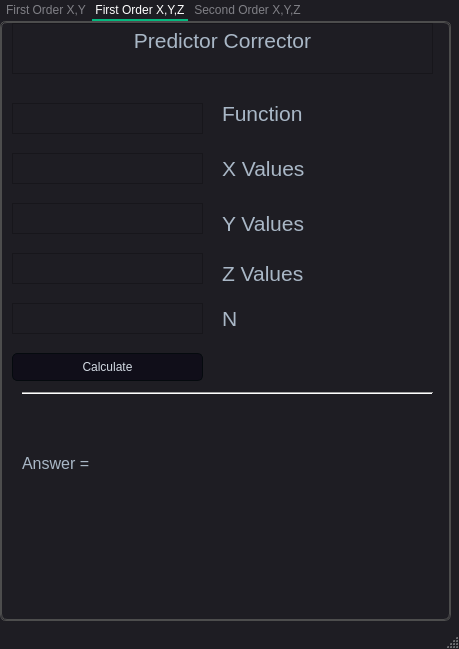
<?xml version="1.0" encoding="UTF-8"?>
<ui version="4.0">
 <class>MainWindow</class>
 <widget class="QMainWindow" name="MainWindow">
  <property name="geometry">
   <rect>
    <x>0</x>
    <y>0</y>
    <width>459</width>
    <height>649</height>
   </rect>
  </property>
  <property name="windowTitle">
   <string>MainWindow</string>
  </property>
  <property name="styleSheet">
   <string notr="true">/*
Material Dark Style Sheet for QT Applications
Author: Jaime A. Quiroga P.
Inspired on https://github.com/jxfwinter/qt-material-stylesheet
Company: GTRONICK
Last updated: 04/12/2018, 15:00.
Available at: https://github.com/GTRONICK/QSS/blob/master/MaterialDark.qss
*/
QMainWindow {
	background-color:#1e1d23;
}
QDialog {
	background-color:#1e1d23;
}
QColorDialog {
	background-color:#1e1d23;
}
QTextEdit {
	background-color:#1e1d23;
	color: #a9b7c6;
}
QPlainTextEdit {
	selection-background-color:#007b50;
	background-color:#1e1d23;
	border-style: solid;
	border-top-color: transparent;
	border-right-color: transparent;
	border-left-color: transparent;
	border-bottom-color: transparent;
	border-width: 1px;
	color: #a9b7c6;
}

QToolButton {
	border-style: solid;
	border-top-color: transparent;
	border-right-color: transparent;
	border-left-color: transparent;
	border-bottom-color: #04b97f;
	border-bottom-width: 1px;
	border-style: solid;
	color: #a9b7c6;
	padding: 2px;
	background-color: #1e1d23;
}
QToolButton:hover{
	border-style: solid;
	border-top-color: transparent;
	border-right-color: transparent;
	border-left-color: transparent;
	border-bottom-color: #37efba;
	border-bottom-width: 2px;
	border-style: solid;
	color: #FFFFFF;
	padding-bottom: 1px;
	background-color: #1e1d23;
}

QLineEdit {
	border-width: 1px; border-radius: 4px;
	border-color: rgb(58, 58, 58);
	border-style: inset;
	padding: 0 8px;
	color: #a9b7c6;
	background:#1e1d23;
	selection-background-color:#007b50;
	selection-color: #FFFFFF;
}
QLabel {
	color: #a9b7c6;
}
QLCDNumber {
	color: #37e6b4;
}
QProgressBar {
	text-align: center;
	color: rgb(240, 240, 240);
	border-width: 1px; 
	border-radius: 10px;
	border-color: rgb(58, 58, 58);
	border-style: inset;
	background-color:#1e1d23;
}
QProgressBar::chunk {
	background-color: #04b97f;
	border-radius: 5px;
}
QMenuBar {
	background-color: #1e1d23;
}
QMenuBar::item {
	color: #a9b7c6;
  	spacing: 3px;
  	padding: 1px 4px;
  	background: #1e1d23;
}

QMenuBar::item:selected {
  	background:#1e1d23;
	color: #FFFFFF;
}
QMenu::item:selected {
	border-style: solid;
	border-top-color: transparent;
	border-right-color: transparent;
	border-left-color: #04b97f;
	border-bottom-color: transparent;
	border-left-width: 2px;
	color: #FFFFFF;
	padding-left:15px;
	padding-top:4px;
	padding-bottom:4px;
	padding-right:7px;
	background-color: #1e1d23;
}
QMenu::item {
	border-style: solid;
	border-top-color: transparent;
	border-right-color: transparent;
	border-left-color: transparent;
	border-bottom-color: transparent;
	border-bottom-width: 1px;
	border-style: solid;
	color: #a9b7c6;
	padding-left:17px;
	padding-top:4px;
	padding-bottom:4px;
	padding-right:7px;
	background-color: #1e1d23;
}
QMenu{
	background-color:#1e1d23;
}
QTabWidget {
	color:rgb(0,0,0);
	background-color:#1e1d23;
}
QTabWidget::pane {
		border-color: rgb(77,77,77);
		background-color:#1e1d23;
		border-style: solid;
		border-width: 1px;
    	border-radius: 6px;
}
QTabBar::tab {
	border-style: solid;
	border-top-color: transparent;
	border-right-color: transparent;
	border-left-color: transparent;
	border-bottom-color: transparent;
	border-bottom-width: 1px;
	border-style: solid;
	color: #808086;
	padding: 3px;
	margin-left:3px;
	background-color: #1e1d23;
}
QTabBar::tab:selected, QTabBar::tab:last:selected, QTabBar::tab:hover {
  	border-style: solid;
	border-top-color: transparent;
	border-right-color: transparent;
	border-left-color: transparent;
	border-bottom-color: #04b97f;
	border-bottom-width: 2px;
	border-style: solid;
	color: #FFFFFF;
	padding-left: 3px;
	padding-bottom: 2px;
	margin-left:3px;
	background-color: #1e1d23;
}

QCheckBox {
	color: #a9b7c6;
	padding: 2px;
}
QCheckBox:disabled {
	color: #808086;
	padding: 2px;
}

QCheckBox:hover {
	border-radius:4px;
	border-style:solid;
	padding-left: 1px;
	padding-right: 1px;
	padding-bottom: 1px;
	padding-top: 1px;
	border-width:1px;
	border-color: rgb(87, 97, 106);
	background-color:#1e1d23;
}
QCheckBox::indicator:checked {

	height: 10px;
	width: 10px;
	border-style:solid;
	border-width: 1px;
	border-color: #04b97f;
	color: #a9b7c6;
	background-color: #04b97f;
}
QCheckBox::indicator:unchecked {

	height: 10px;
	width: 10px;
	border-style:solid;
	border-width: 1px;
	border-color: #04b97f;
	color: #a9b7c6;
	background-color: transparent;
}
QRadioButton {
	color: #a9b7c6;
	background-color: #1e1d23;
	padding: 1px;
}
QRadioButton::indicator:checked {
	height: 10px;
	width: 10px;
	border-style:solid;
	border-radius:5px;
	border-width: 1px;
	border-color: #04b97f;
	color: #a9b7c6;
	background-color: #04b97f;
}
QRadioButton::indicator:!checked {
	height: 10px;
	width: 10px;
	border-style:solid;
	border-radius:5px;
	border-width: 1px;
	border-color: #04b97f;
	color: #a9b7c6;
	background-color: transparent;
}
QStatusBar {
	color:#027f7f;
}
QSpinBox {
	color: #a9b7c6;	
	background-color: #1e1d23;
}
QDoubleSpinBox {
	color: #a9b7c6;	
	background-color: #1e1d23;
}
QTimeEdit {
	color: #a9b7c6;	
	background-color: #1e1d23;
}
QDateTimeEdit {
	color: #a9b7c6;	
	background-color: #1e1d23;
}
QDateEdit {
	color: #a9b7c6;	
	background-color: #1e1d23;
}
QComboBox {
	color: #a9b7c6;	
	background: #1e1d23;
}
QComboBox:editable {
	background: #1e1d23;
	color: #a9b7c6;
	selection-background-color: #1e1d23;
}
QComboBox QAbstractItemView {
	color: #a9b7c6;	
	background: #1e1d23;
	selection-color: #FFFFFF;
	selection-background-color: #1e1d23;
}
QComboBox:!editable:on, QComboBox::drop-down:editable:on {
	color: #a9b7c6;	
	background: #1e1d23;
}
QFontComboBox {
	color: #a9b7c6;	
	background-color: #1e1d23;
}
QToolBox {
	color: #a9b7c6;
	background-color: #1e1d23;
}
QToolBox::tab {
	color: #a9b7c6;
	background-color: #1e1d23;
}
QToolBox::tab:selected {
	color: #FFFFFF;
	background-color: #1e1d23;
}
QScrollArea {
	color: #FFFFFF;
	background-color: #1e1d23;
}
QSlider::groove:horizontal {
	height: 5px;
	background: #04b97f;
}
QSlider::groove:vertical {
	width: 5px;
	background: #04b97f;
}
QSlider::handle:horizontal {
	background: qlineargradient(x1:0, y1:0, x2:1, y2:1, stop:0 #b4b4b4, stop:1 #8f8f8f);
	border: 1px solid #5c5c5c;
	width: 14px;
	margin: -5px 0;
	border-radius: 7px;
}
QSlider::handle:vertical {
	background: qlineargradient(x1:1, y1:1, x2:0, y2:0, stop:0 #b4b4b4, stop:1 #8f8f8f);
	border: 1px solid #5c5c5c;
	height: 14px;
	margin: 0 -5px;
	border-radius: 7px;
}
QSlider::add-page:horizontal {
    background: white;
}
QSlider::add-page:vertical {
    background: white;
}
QSlider::sub-page:horizontal {
    background: #04b97f;
}
QSlider::sub-page:vertical {
    background: #04b97f;
}
/*split*/
QPushButton{
	border-style: solid;
	border-color: #050a0e;
	border-width: 1px;
	border-radius: 5px;
	color: #d3dae3;
	padding: 2px;
	background-color: #100E19;
}
QPushButton::default{
	border-style: solid;
	border-color: #050a0e;
	border-width: 1px;
	border-radius: 5px;
	color: #FFFFFF;
	padding: 2px;
	background-color: #151a1e;
}
QPushButton:hover{
	border-style: solid;
	border-top-color: qlineargradient(spread:pad, x1:0, y1:1, x2:1, y2:1, stop:0 #C0DB50, stop:0.4 #C0DB50, stop:0.5 #100E19, stop:1 #100E19);
    border-bottom-color: qlineargradient(spread:pad, x1:0, y1:1, x2:1, y2:1, stop:0 #100E19, stop:0.5 #100E19, stop:0.6 #C0DB50, stop:1 #C0DB50);
    border-left-color: qlineargradient(spread:pad, x1:0, y1:0, x2:0, y2:1, stop:0 #C0DB50, stop:0.3 #C0DB50, stop:0.7 #100E19, stop:1 #100E19);
    border-right-color: qlineargradient(spread:pad, x1:0, y1:1, x2:0, y2:0, stop:0 #C0DB50, stop:0.3 #C0DB50, stop:0.7 #100E19, stop:1 #100E19);
	border-width: 2px;
    border-radius: 1px;
	color: #d3dae3;
	padding: 2px;
}
QPushButton:pressed{
	border-style: solid;
	border-top-color: qlineargradient(spread:pad, x1:0, y1:1, x2:1, y2:1, stop:0 #d33af1, stop:0.4 #d33af1, stop:0.5 #100E19, stop:1 #100E19);
    border-bottom-color: qlineargradient(spread:pad, x1:0, y1:1, x2:1, y2:1, stop:0 #100E19, stop:0.5 #100E19, stop:0.6 #d33af1, stop:1 #d33af1);
    border-left-color: qlineargradient(spread:pad, x1:0, y1:0, x2:0, y2:1, stop:0 #d33af1, stop:0.3 #d33af1, stop:0.7 #100E19, stop:1 #100E19);
    border-right-color: qlineargradient(spread:pad, x1:0, y1:1, x2:0, y2:0, stop:0 #d33af1, stop:0.3 #d33af1, stop:0.7 #100E19, stop:1 #100E19);
	border-width: 2px;
    border-radius: 1px;
	color: #d3dae3;
	padding: 2px;
}

QStackedWidget {
    background-color: #1e1d23;
    border: 1px solid rgb(77, 77, 77);
    border-radius: 6px;
}

QStackedWidget {
    background-color: #1e1d23;
    border: 1px solid rgb(77, 77, 77);
    border-radius: 6px;
}

QStackedWidget::widget {
    padding: 6px;
}

QStackedWidget::widget:selected {
    background-color: #1e1d23;
    border-bottom: 2px solid #04b97f;
}

QStackedWidget::widget:hover {
    border-bottom: 1px solid #04b97f;
}
</string>
  </property>
  <widget class="QWidget" name="centralwidget">
   <widget class="QTabWidget" name="tabWidget">
    <property name="geometry">
     <rect>
      <x>0</x>
      <y>0</y>
      <width>451</width>
      <height>621</height>
     </rect>
    </property>
    <property name="styleSheet">
     <string notr="true"/>
    </property>
    <property name="currentIndex">
     <number>1</number>
    </property>
    <widget class="QWidget" name="tab_3">
     <attribute name="title">
      <string>First Order X,Y</string>
     </attribute>
     <widget class="QTextEdit" name="textEdit">
      <property name="geometry">
       <rect>
        <x>10</x>
        <y>80</y>
        <width>191</width>
        <height>31</height>
       </rect>
      </property>
     </widget>
     <widget class="QTextEdit" name="textEdit_4">
      <property name="geometry">
       <rect>
        <x>10</x>
        <y>230</y>
        <width>191</width>
        <height>31</height>
       </rect>
      </property>
     </widget>
     <widget class="QLabel" name="label_3">
      <property name="geometry">
       <rect>
        <x>210</x>
        <y>190</y>
        <width>111</width>
        <height>21</height>
       </rect>
      </property>
      <property name="font">
       <font>
        <pointsize>16</pointsize>
       </font>
      </property>
      <property name="text">
       <string>Y Values</string>
      </property>
     </widget>
     <widget class="QTextEdit" name="textEdit_2">
      <property name="geometry">
       <rect>
        <x>10</x>
        <y>130</y>
        <width>191</width>
        <height>31</height>
       </rect>
      </property>
     </widget>
     <widget class="QLabel" name="label">
      <property name="geometry">
       <rect>
        <x>210</x>
        <y>80</y>
        <width>131</width>
        <height>21</height>
       </rect>
      </property>
      <property name="font">
       <font>
        <pointsize>16</pointsize>
       </font>
      </property>
      <property name="text">
       <string>Function</string>
      </property>
     </widget>
     <widget class="QLabel" name="label_2">
      <property name="geometry">
       <rect>
        <x>210</x>
        <y>130</y>
        <width>191</width>
        <height>31</height>
       </rect>
      </property>
      <property name="font">
       <font>
        <pointsize>16</pointsize>
       </font>
      </property>
      <property name="text">
       <string>X Values</string>
      </property>
     </widget>
     <widget class="QTextEdit" name="textEdit_3">
      <property name="geometry">
       <rect>
        <x>10</x>
        <y>180</y>
        <width>191</width>
        <height>31</height>
       </rect>
      </property>
     </widget>
     <widget class="QLabel" name="label_4">
      <property name="geometry">
       <rect>
        <x>210</x>
        <y>230</y>
        <width>131</width>
        <height>31</height>
       </rect>
      </property>
      <property name="font">
       <font>
        <pointsize>16</pointsize>
       </font>
      </property>
      <property name="text">
       <string>N</string>
      </property>
     </widget>
     <widget class="QLabel" name="label_10">
      <property name="geometry">
       <rect>
        <x>20</x>
        <y>410</y>
        <width>91</width>
        <height>41</height>
       </rect>
      </property>
      <property name="font">
       <font>
        <pointsize>12</pointsize>
       </font>
      </property>
      <property name="text">
       <string>Answer = </string>
      </property>
     </widget>
     <widget class="QTextEdit" name="textEdit_6">
      <property name="enabled">
       <bool>false</bool>
      </property>
      <property name="geometry">
       <rect>
        <x>10</x>
        <y>0</y>
        <width>421</width>
        <height>51</height>
       </rect>
      </property>
      <property name="font">
       <font>
        <pointsize>16</pointsize>
       </font>
      </property>
      <property name="sizeAdjustPolicy">
       <enum>QAbstractScrollArea::AdjustToContentsOnFirstShow</enum>
      </property>
      <property name="documentTitle">
       <string/>
      </property>
      <property name="html">
       <string>&lt;!DOCTYPE HTML PUBLIC &quot;-//W3C//DTD HTML 4.0//EN&quot; &quot;http://www.w3.org/TR/REC-html40/strict.dtd&quot;&gt;
&lt;html&gt;&lt;head&gt;&lt;meta name=&quot;qrichtext&quot; content=&quot;1&quot; /&gt;&lt;style type=&quot;text/css&quot;&gt;
p, li { white-space: pre-wrap; }
&lt;/style&gt;&lt;/head&gt;&lt;body style=&quot; font-family:'MS Shell Dlg 2'; font-size:16pt; font-weight:400; font-style:normal;&quot;&gt;
&lt;p align=&quot;center&quot; style=&quot; margin-top:0px; margin-bottom:0px; margin-left:0px; margin-right:0px; -qt-block-indent:0; text-indent:0px;&quot;&gt;Predictor Corrector&lt;/p&gt;&lt;/body&gt;&lt;/html&gt;</string>
      </property>
      <property name="placeholderText">
       <string>Numerical Analysis</string>
      </property>
     </widget>
     <widget class="QLabel" name="label_12">
      <property name="geometry">
       <rect>
        <x>110</x>
        <y>420</y>
        <width>321</width>
        <height>41</height>
       </rect>
      </property>
      <property name="font">
       <font>
        <pointsize>12</pointsize>
       </font>
      </property>
      <property name="text">
       <string/>
      </property>
     </widget>
     <widget class="Line" name="line_2">
      <property name="geometry">
       <rect>
        <x>10</x>
        <y>320</y>
        <width>411</width>
        <height>20</height>
       </rect>
      </property>
      <property name="orientation">
       <enum>Qt::Horizontal</enum>
      </property>
     </widget>
     <widget class="QPushButton" name="pushButton">
      <property name="geometry">
       <rect>
        <x>10</x>
        <y>280</y>
        <width>191</width>
        <height>28</height>
       </rect>
      </property>
      <property name="autoFillBackground">
       <bool>false</bool>
      </property>
      <property name="text">
       <string>Calculate</string>
      </property>
     </widget>
    </widget>
    <widget class="QWidget" name="tab_4">
     <attribute name="title">
      <string>First Order X,Y,Z</string>
     </attribute>
     <widget class="QLabel" name="label_6">
      <property name="geometry">
       <rect>
        <x>20</x>
        <y>20</y>
        <width>55</width>
        <height>16</height>
       </rect>
      </property>
      <property name="text">
       <string/>
      </property>
     </widget>
     <widget class="QLabel" name="label_15">
      <property name="geometry">
       <rect>
        <x>220</x>
        <y>80</y>
        <width>131</width>
        <height>21</height>
       </rect>
      </property>
      <property name="font">
       <font>
        <pointsize>16</pointsize>
       </font>
      </property>
      <property name="text">
       <string>Function</string>
      </property>
     </widget>
     <widget class="QLabel" name="label_16">
      <property name="geometry">
       <rect>
        <x>220</x>
        <y>190</y>
        <width>111</width>
        <height>21</height>
       </rect>
      </property>
      <property name="font">
       <font>
        <pointsize>16</pointsize>
       </font>
      </property>
      <property name="text">
       <string>Y Values</string>
      </property>
     </widget>
     <widget class="QTextEdit" name="textEdit_11">
      <property name="geometry">
       <rect>
        <x>10</x>
        <y>130</y>
        <width>191</width>
        <height>31</height>
       </rect>
      </property>
     </widget>
     <widget class="QLabel" name="label_17">
      <property name="geometry">
       <rect>
        <x>220</x>
        <y>280</y>
        <width>131</width>
        <height>31</height>
       </rect>
      </property>
      <property name="font">
       <font>
        <pointsize>16</pointsize>
       </font>
      </property>
      <property name="text">
       <string>N</string>
      </property>
     </widget>
     <widget class="Line" name="line_4">
      <property name="geometry">
       <rect>
        <x>20</x>
        <y>360</y>
        <width>411</width>
        <height>20</height>
       </rect>
      </property>
      <property name="orientation">
       <enum>Qt::Horizontal</enum>
      </property>
     </widget>
     <widget class="QTextEdit" name="textEdit_12">
      <property name="geometry">
       <rect>
        <x>10</x>
        <y>80</y>
        <width>191</width>
        <height>31</height>
       </rect>
      </property>
     </widget>
     <widget class="QPushButton" name="pushButton_3">
      <property name="geometry">
       <rect>
        <x>10</x>
        <y>330</y>
        <width>191</width>
        <height>28</height>
       </rect>
      </property>
      <property name="autoFillBackground">
       <bool>false</bool>
      </property>
      <property name="text">
       <string>Calculate</string>
      </property>
     </widget>
     <widget class="QLabel" name="label_18">
      <property name="geometry">
       <rect>
        <x>20</x>
        <y>420</y>
        <width>91</width>
        <height>41</height>
       </rect>
      </property>
      <property name="font">
       <font>
        <pointsize>12</pointsize>
       </font>
      </property>
      <property name="text">
       <string>Answer = </string>
      </property>
     </widget>
     <widget class="QTextEdit" name="textEdit_13">
      <property name="geometry">
       <rect>
        <x>10</x>
        <y>280</y>
        <width>191</width>
        <height>31</height>
       </rect>
      </property>
     </widget>
     <widget class="QTextEdit" name="textEdit_14">
      <property name="enabled">
       <bool>false</bool>
      </property>
      <property name="geometry">
       <rect>
        <x>10</x>
        <y>0</y>
        <width>421</width>
        <height>51</height>
       </rect>
      </property>
      <property name="font">
       <font>
        <pointsize>16</pointsize>
       </font>
      </property>
      <property name="sizeAdjustPolicy">
       <enum>QAbstractScrollArea::AdjustToContentsOnFirstShow</enum>
      </property>
      <property name="documentTitle">
       <string/>
      </property>
      <property name="html">
       <string>&lt;!DOCTYPE HTML PUBLIC &quot;-//W3C//DTD HTML 4.0//EN&quot; &quot;http://www.w3.org/TR/REC-html40/strict.dtd&quot;&gt;
&lt;html&gt;&lt;head&gt;&lt;meta name=&quot;qrichtext&quot; content=&quot;1&quot; /&gt;&lt;style type=&quot;text/css&quot;&gt;
p, li { white-space: pre-wrap; }
&lt;/style&gt;&lt;/head&gt;&lt;body style=&quot; font-family:'MS Shell Dlg 2'; font-size:16pt; font-weight:400; font-style:normal;&quot;&gt;
&lt;p align=&quot;center&quot; style=&quot; margin-top:0px; margin-bottom:0px; margin-left:0px; margin-right:0px; -qt-block-indent:0; text-indent:0px;&quot;&gt;Predictor Corrector&lt;/p&gt;&lt;/body&gt;&lt;/html&gt;</string>
      </property>
      <property name="placeholderText">
       <string>Numerical Analysis</string>
      </property>
     </widget>
     <widget class="QLabel" name="label_19">
      <property name="geometry">
       <rect>
        <x>220</x>
        <y>130</y>
        <width>191</width>
        <height>31</height>
       </rect>
      </property>
      <property name="font">
       <font>
        <pointsize>16</pointsize>
       </font>
      </property>
      <property name="text">
       <string>X Values</string>
      </property>
     </widget>
     <widget class="QTextEdit" name="textEdit_15">
      <property name="geometry">
       <rect>
        <x>10</x>
        <y>180</y>
        <width>191</width>
        <height>31</height>
       </rect>
      </property>
     </widget>
     <widget class="QTextEdit" name="textEdit_21">
      <property name="geometry">
       <rect>
        <x>10</x>
        <y>230</y>
        <width>191</width>
        <height>31</height>
       </rect>
      </property>
     </widget>
     <widget class="QLabel" name="label_25">
      <property name="geometry">
       <rect>
        <x>220</x>
        <y>240</y>
        <width>111</width>
        <height>21</height>
       </rect>
      </property>
      <property name="font">
       <font>
        <pointsize>16</pointsize>
       </font>
      </property>
      <property name="text">
       <string>Z Values</string>
      </property>
     </widget>
     <widget class="QLabel" name="label_27">
      <property name="geometry">
       <rect>
        <x>110</x>
        <y>420</y>
        <width>321</width>
        <height>41</height>
       </rect>
      </property>
      <property name="font">
       <font>
        <pointsize>12</pointsize>
       </font>
      </property>
      <property name="text">
       <string/>
      </property>
     </widget>
    </widget>
    <widget class="QWidget" name="tab">
     <attribute name="title">
      <string>Second Order X,Y,Z</string>
     </attribute>
     <widget class="QLabel" name="label_20">
      <property name="geometry">
       <rect>
        <x>220</x>
        <y>80</y>
        <width>131</width>
        <height>21</height>
       </rect>
      </property>
      <property name="font">
       <font>
        <pointsize>16</pointsize>
       </font>
      </property>
      <property name="text">
       <string>Function</string>
      </property>
     </widget>
     <widget class="QLabel" name="label_21">
      <property name="geometry">
       <rect>
        <x>220</x>
        <y>190</y>
        <width>111</width>
        <height>21</height>
       </rect>
      </property>
      <property name="font">
       <font>
        <pointsize>16</pointsize>
       </font>
      </property>
      <property name="text">
       <string>Y Values</string>
      </property>
     </widget>
     <widget class="QTextEdit" name="textEdit_16">
      <property name="geometry">
       <rect>
        <x>10</x>
        <y>130</y>
        <width>191</width>
        <height>31</height>
       </rect>
      </property>
     </widget>
     <widget class="QLabel" name="label_22">
      <property name="geometry">
       <rect>
        <x>220</x>
        <y>280</y>
        <width>131</width>
        <height>31</height>
       </rect>
      </property>
      <property name="font">
       <font>
        <pointsize>16</pointsize>
       </font>
      </property>
      <property name="text">
       <string>N</string>
      </property>
     </widget>
     <widget class="Line" name="line_5">
      <property name="geometry">
       <rect>
        <x>20</x>
        <y>360</y>
        <width>411</width>
        <height>20</height>
       </rect>
      </property>
      <property name="orientation">
       <enum>Qt::Horizontal</enum>
      </property>
     </widget>
     <widget class="QTextEdit" name="textEdit_17">
      <property name="geometry">
       <rect>
        <x>10</x>
        <y>80</y>
        <width>191</width>
        <height>31</height>
       </rect>
      </property>
     </widget>
     <widget class="QPushButton" name="pushButton_4">
      <property name="geometry">
       <rect>
        <x>10</x>
        <y>330</y>
        <width>191</width>
        <height>28</height>
       </rect>
      </property>
      <property name="autoFillBackground">
       <bool>false</bool>
      </property>
      <property name="text">
       <string>Calculate</string>
      </property>
     </widget>
     <widget class="QLabel" name="label_23">
      <property name="geometry">
       <rect>
        <x>20</x>
        <y>420</y>
        <width>91</width>
        <height>41</height>
       </rect>
      </property>
      <property name="font">
       <font>
        <pointsize>12</pointsize>
       </font>
      </property>
      <property name="text">
       <string>Answer = </string>
      </property>
     </widget>
     <widget class="QTextEdit" name="textEdit_18">
      <property name="geometry">
       <rect>
        <x>10</x>
        <y>280</y>
        <width>191</width>
        <height>31</height>
       </rect>
      </property>
     </widget>
     <widget class="QTextEdit" name="textEdit_19">
      <property name="enabled">
       <bool>false</bool>
      </property>
      <property name="geometry">
       <rect>
        <x>10</x>
        <y>0</y>
        <width>421</width>
        <height>51</height>
       </rect>
      </property>
      <property name="font">
       <font>
        <pointsize>16</pointsize>
       </font>
      </property>
      <property name="sizeAdjustPolicy">
       <enum>QAbstractScrollArea::AdjustToContentsOnFirstShow</enum>
      </property>
      <property name="documentTitle">
       <string/>
      </property>
      <property name="html">
       <string>&lt;!DOCTYPE HTML PUBLIC &quot;-//W3C//DTD HTML 4.0//EN&quot; &quot;http://www.w3.org/TR/REC-html40/strict.dtd&quot;&gt;
&lt;html&gt;&lt;head&gt;&lt;meta name=&quot;qrichtext&quot; content=&quot;1&quot; /&gt;&lt;style type=&quot;text/css&quot;&gt;
p, li { white-space: pre-wrap; }
&lt;/style&gt;&lt;/head&gt;&lt;body style=&quot; font-family:'MS Shell Dlg 2'; font-size:16pt; font-weight:400; font-style:normal;&quot;&gt;
&lt;p align=&quot;center&quot; style=&quot; margin-top:0px; margin-bottom:0px; margin-left:0px; margin-right:0px; -qt-block-indent:0; text-indent:0px;&quot;&gt;Predictor Corrector&lt;/p&gt;&lt;/body&gt;&lt;/html&gt;</string>
      </property>
      <property name="placeholderText">
       <string>Numerical Analysis</string>
      </property>
     </widget>
     <widget class="QLabel" name="label_24">
      <property name="geometry">
       <rect>
        <x>220</x>
        <y>130</y>
        <width>191</width>
        <height>31</height>
       </rect>
      </property>
      <property name="font">
       <font>
        <pointsize>16</pointsize>
       </font>
      </property>
      <property name="text">
       <string>X Values</string>
      </property>
     </widget>
     <widget class="QTextEdit" name="textEdit_20">
      <property name="geometry">
       <rect>
        <x>10</x>
        <y>180</y>
        <width>191</width>
        <height>31</height>
       </rect>
      </property>
     </widget>
     <widget class="QTextEdit" name="textEdit_22">
      <property name="geometry">
       <rect>
        <x>10</x>
        <y>230</y>
        <width>191</width>
        <height>31</height>
       </rect>
      </property>
     </widget>
     <widget class="QLabel" name="label_26">
      <property name="geometry">
       <rect>
        <x>210</x>
        <y>240</y>
        <width>111</width>
        <height>21</height>
       </rect>
      </property>
      <property name="font">
       <font>
        <pointsize>16</pointsize>
       </font>
      </property>
      <property name="text">
       <string> Z Values</string>
      </property>
     </widget>
     <widget class="QLabel" name="label_28">
      <property name="geometry">
       <rect>
        <x>110</x>
        <y>410</y>
        <width>321</width>
        <height>41</height>
       </rect>
      </property>
      <property name="font">
       <font>
        <pointsize>12</pointsize>
       </font>
      </property>
      <property name="text">
       <string/>
      </property>
     </widget>
    </widget>
   </widget>
  </widget>
  <widget class="QMenuBar" name="menubar">
   <property name="geometry">
    <rect>
     <x>0</x>
     <y>0</y>
     <width>459</width>
     <height>23</height>
    </rect>
   </property>
  </widget>
  <widget class="QStatusBar" name="statusbar"/>
 </widget>
 <resources/>
 <connections/>
</ui>
